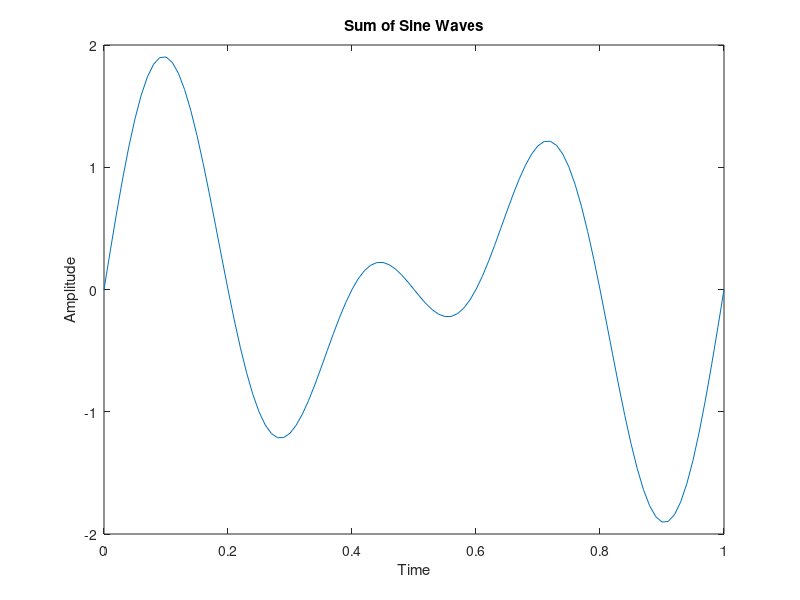

Here is the MATLAB script that generated this plot:
clear all;
close all;
clc;
f1 = 3;
f2 = 2;
t = 0:0.01:1;
x1 = sin(2 * pi * f1 * t);
x2 = sin(2 * pi * f2 * t);
y = x1 + x2;
plot(t, y);
xlabel('Time');
ylabel('Amplitude');
title('Sum of Sine Waves');

